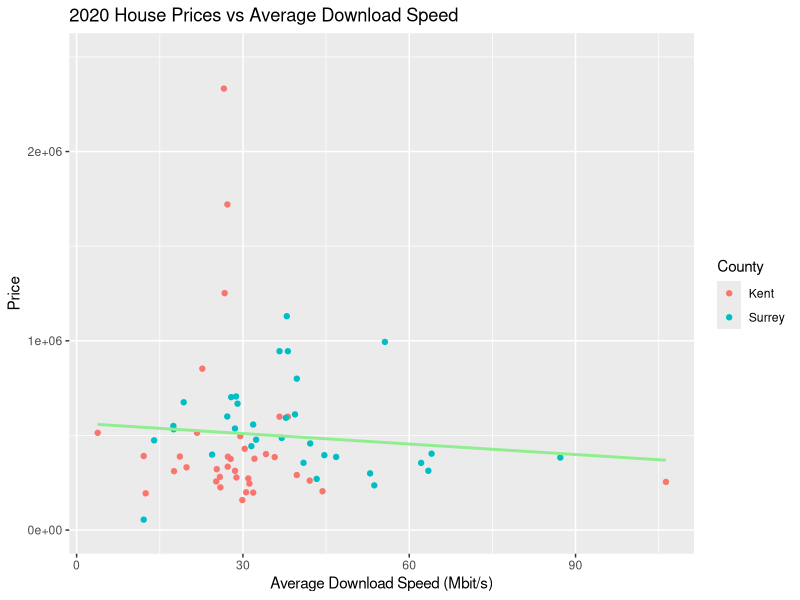

Source code (R):
library(tidyverse)
library(dplyr)
library(lubridate)
library(ggplot2)


setwd("C:/Users/aasis/Desktop/DataScience-Assignment")


#importing the cleaned house prices
cleaned_houseprices= read_csv('Clean-data/Cleaned House Prices.csv') 

#importing the cleaned broadband speed
cleaned_broadband_speed= read_csv('Clean-data/Cleaned Broadband Speed Dataset.csv') 

#grouping house prices by town and county and finding average price for each group
grouped_house_prices = cleaned_houseprices %>%
  filter(`Date of Transfer`=="2020") %>%
  group_by(`Town/City`,County) %>%
  summarise(Price=mean(Price))

#grouping broadband speed by town and county and finding average download speed for each group
grouped_broadband_speeds = cleaned_broadband_speed %>%
  group_by(`Town/City`,County) %>%
  summarise(`Average download speed (Mbit/s)`= mean(`Average download speed (Mbit/s)`))

#joining house price data and broadband speed data in a single table
house_price_broadband_data = grouped_house_prices %>% 
  left_join(grouped_broadband_speeds,by="Town/City")

#creating a linear model 
l_model = lm(data=house_price_broadband_data, Price~`Average download speed (Mbit/s)`) #this model predicts Price as a function of Average download speed (Mbit/s)

#showing summary of the Linear Model
summary(l_model) 

#creating the linear model graph
ggplot(house_price_broadband_data,aes(x=`Average download speed (Mbit/s)`,y=Price)) +
  scale_y_continuous(limits=c(0,2500000), breaks = seq(0,2500000,1000000))+ #setting limits and breaks
  geom_point(data = filter(house_price_broadband_data,County.x=="KENT"),aes(color=c("Red"="Kent")))+ #setting color as red for Kent's data point
  geom_point(data = filter(house_price_broadband_data,County.x=="SURREY"), aes(color=c("Blue"="Surrey"))) + #setting color as blye for Surrey's data point
  geom_smooth(method=lm,se=FALSE,color="lightgreen")+ #adding linear regression line and omitting error bands 
  labs(x="Average Download Speed (Mbit/s)",
       y="Price",
       title="2020 House Prices vs Average Download Speed",color="County") #setting labels
